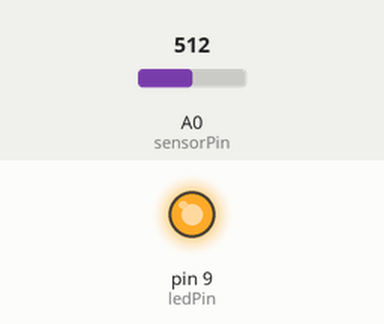
This sketch was run on a simulated Arduino Uno, built with avr-gcc and run on an emulated ATmega328P. Parts: output pins drawn as LEDs (lit = HIGH). The inputs (shaded band) are chosen by the test bench; at power-on: A0 (sensorPin) = 512.

Above: at 1.2 s.
1.3 s: A0 (sensorPin) set to 889
2.8 s: A0 (sensorPin) set to 912
At 4.0 s:
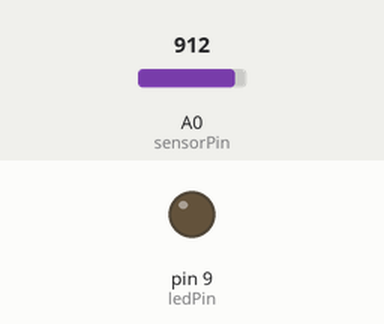
4.3 s: A0 (sensorPin) set to 890
At 5.3 s:
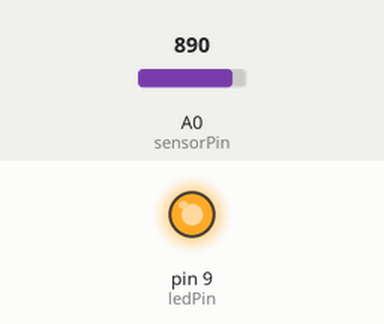
5.8 s: A0 (sensorPin) set to 900
At 6.4 s:
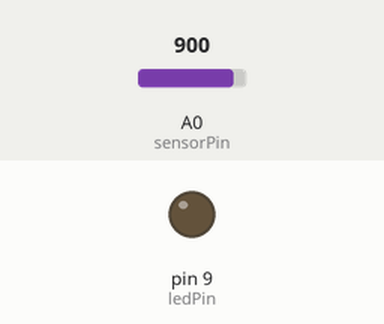
Timing chart, 0 to 8.3 s (numbered marks = the images above; inputs shaded):
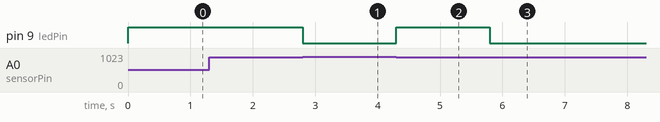

Measured:
- the behaviour switches between 899 and 900 on A0 (sensorPin) (found by bisection; images 0 and 1)
- after the input at 1.3 s, every drawn part: stays the same
- after the input at 2.8 s, pin 9 (ledPin): HIGH → LOW at once
- after the input at 4.3 s, pin 9 (ledPin): LOW → HIGH at once
- after the input at 5.8 s, pin 9 (ledPin): HIGH → LOW at once

The sketch:

LDR_Sensor.ino
```cpp
#define sensorPin A0
#define ledPin 9
#define threshold 900

int sensorValue = 0;

void setup() {
  pinMode(ledPin, OUTPUT);
}

void loop() {
  sensorValue = analogRead(sensorPin);

  if (sensorValue < threshold) {
    digitalWrite(ledPin, HIGH);
  } else {
    digitalWrite(ledPin, LOW);
  }

  //analogWrite(ledPin, sensorValue);
}
```
